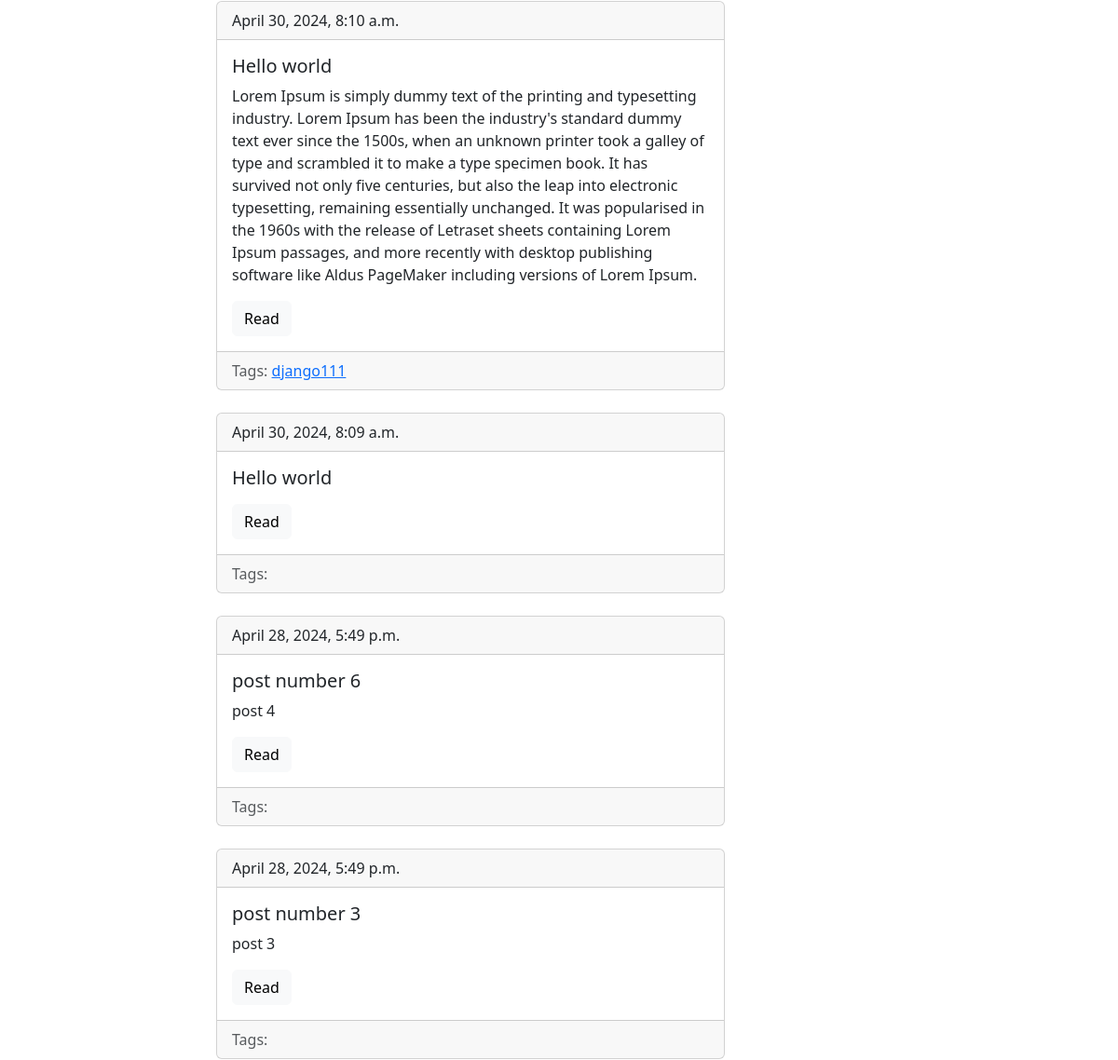
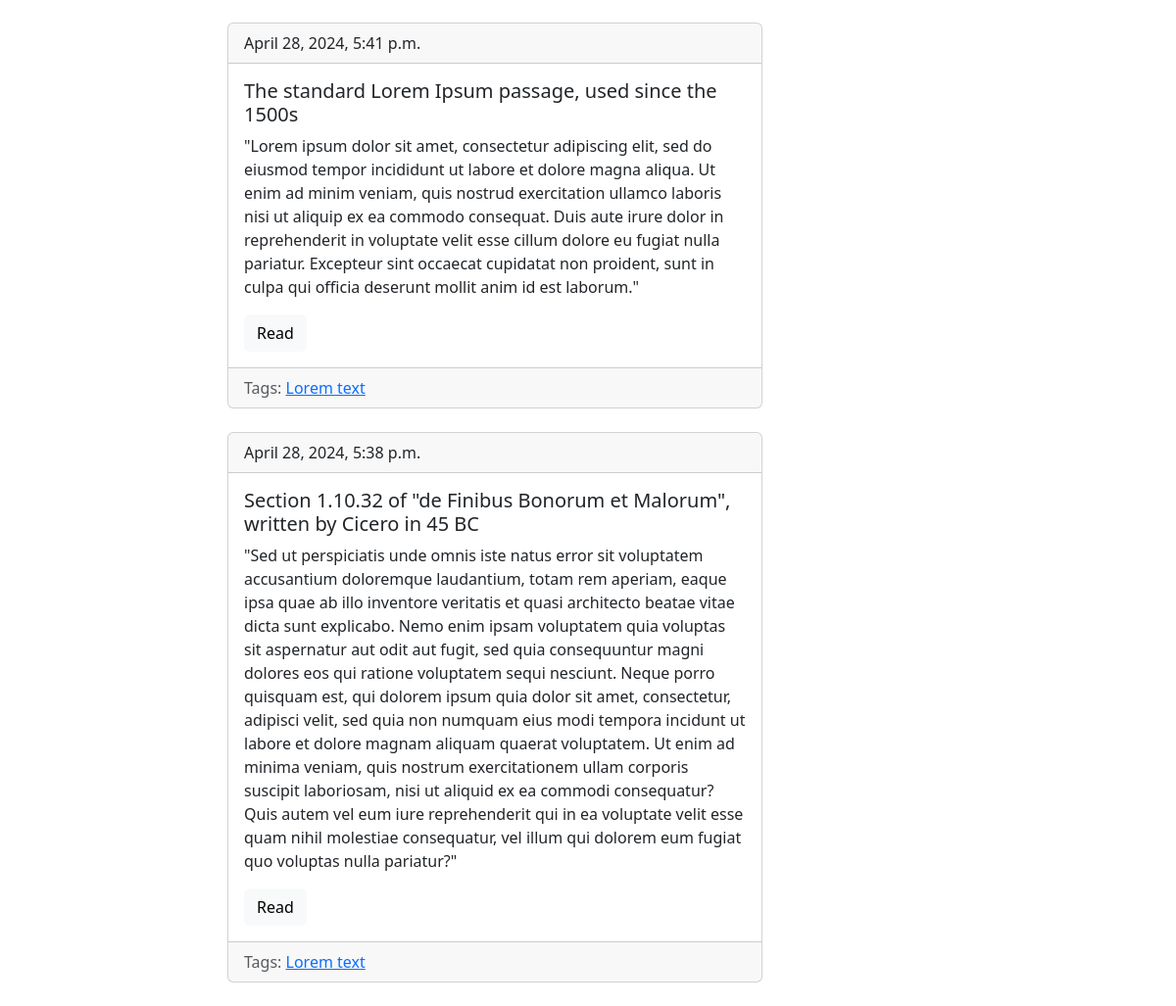
The page /blog/ (lower part) on the database as committed earlier (2 pictures, top to bottom).
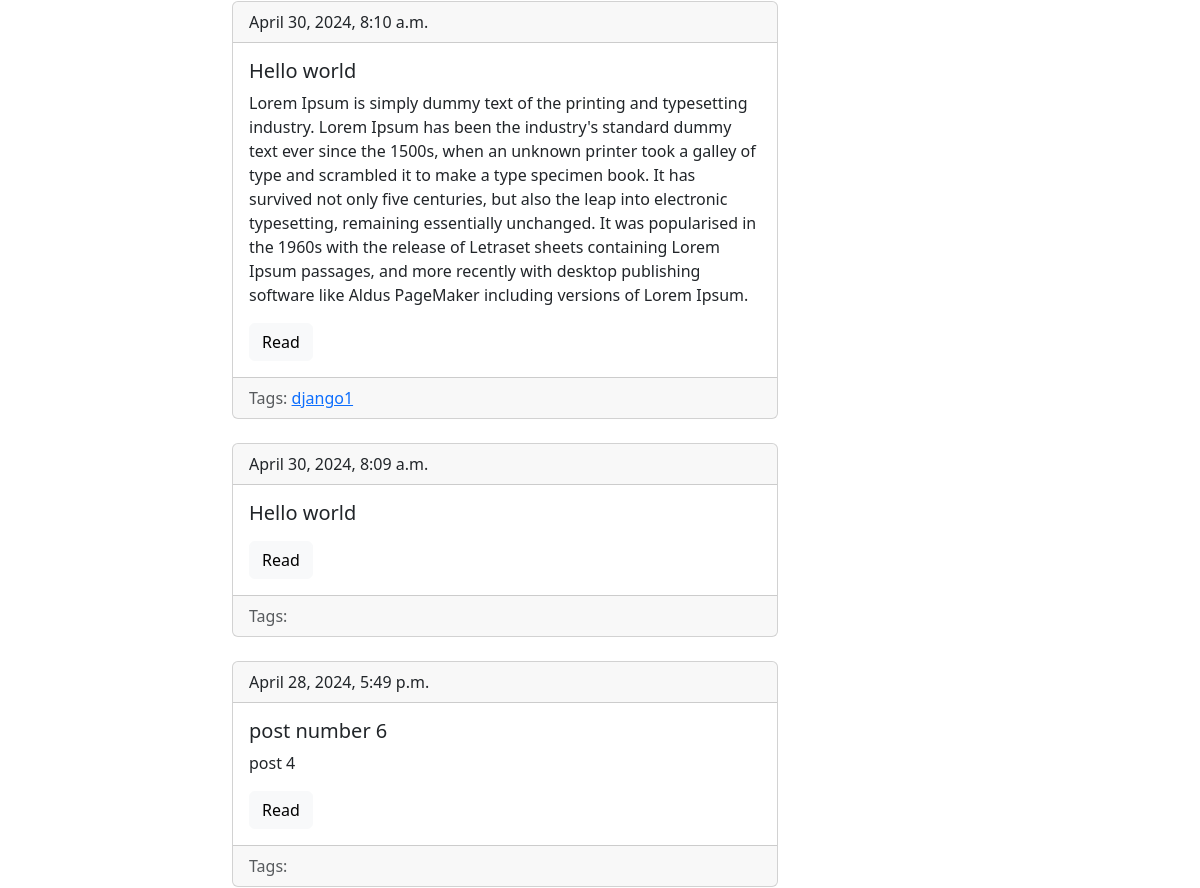
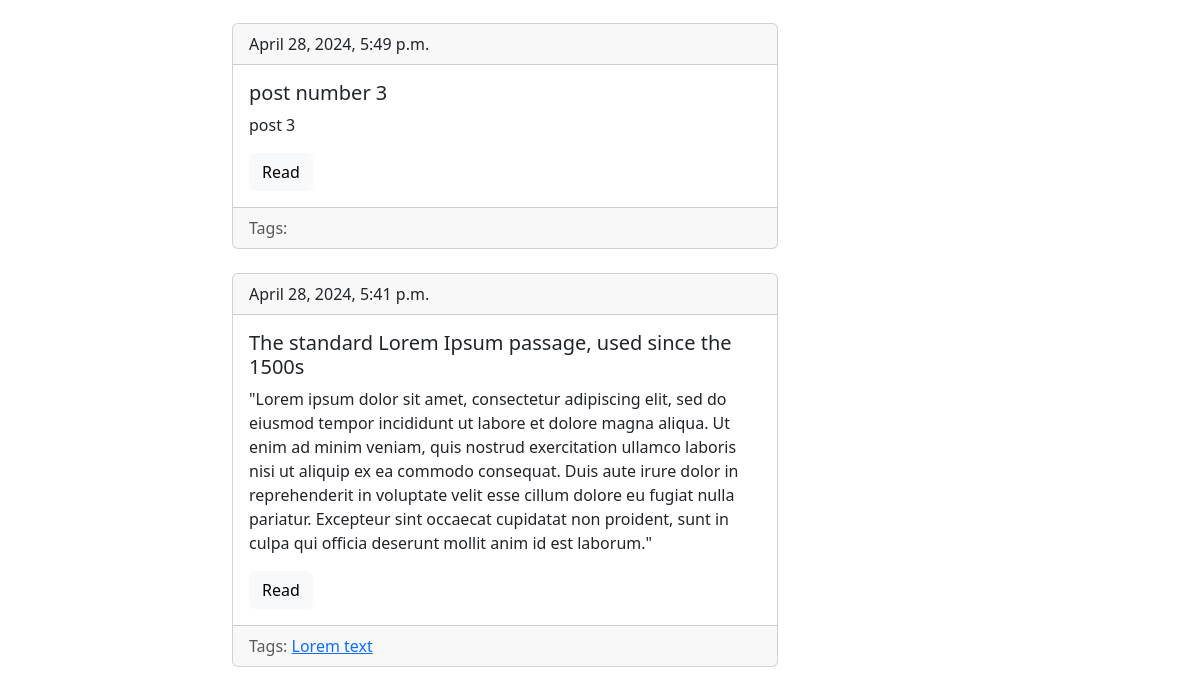
The same page on the database as committed later (2 pictures, top to bottom).
### blog/models.py (models this page shows, shortened)
class Post(models.Model):
     title = models.CharField(max_length = 150, db_index = True)
     slug = models.SlugField(max_length = 150, blank=True, unique = True)
     bodu = models.TextField(blank = True, db_index = True)
     date_pub = models.DateTimeField(auto_now_add = True)
     tags = models.ManyToManyField('Tag', blank=True, related_name='posts')
     def get_absolute_url(self):
         return reverse("post_detail_url", kwargs={'slug':self.slug})
     class Meta:
          ordering = ['-date_pub']

class Tag(models.Model):
     title = models.CharField(max_length=50)
     slug = models.SlugField(max_length=50, blank=True ,  unique = True)
     def get_absolute_url(self):
          return reverse('tag_detail_url', kwargs = {'slug':self.slug})
     class Meta:
          ordering = ['title']

### blog/views.py (the view)
# urls.py: path('', posts_list, name = 'posts_list_url'),
def posts_list(request):
    search_query = request.GET.get('search',' ')
    if search_query:
        posts = Post.objects.filter(Q(title__icontains = search_query) | Q(bodu__icontains = search_query))
    else:
        posts = Post.objects.all()
    posts_page = 10
    paginator = Paginator(posts,posts_page)
    page_number = request.GET.get('page',1)
    page = paginator.get_page(page_number)
    ispaginated = page.has_other_pages()
    if page.has_previous():
        prev_url = '?=page{}'.format(page.previous_page_number())
    else:
        prev_url = ''
    if page.has_next():
        next_url = '?page={}'.format(page.next_page_number())
    else:
        next_url = ''
    context ={
        'page_object':page,
        'ispaginated': ispaginated,
        'next_url':next_url,
        'prev_url': prev_url
    }
    return render(request, 'blog/index.html' ,context = context)

### blog/templates/blog/index.html (shortened to what this page needs)
{%extends 'blog/base_blog.html'%}
{%block content %}
    {% for post in page_object.object_list %}
    {% include 'blog/includes/post_cardTempletes.html'%}
    {% endfor %}
{% endblock %}

### blog/templates/blog/includes/post_cardTempletes.html
<div class="card">
    <div class="card-header">{{post.date_pub}}</div>
    <div class="card-body">
      <h5 class="card-title">{{post.title}}</h5>
      <p class="card-text">{{post.bodu}}</p>
      <a href="{{post.get_absolute_url}}" class="btn btn-light">Read</a>
    </div>
    <div class="card-footer text-body-secondary">
       Tags:
       {%for tag in post.tags.all%}
        <a href = "{{tag.get_absolute_url}}">{{tag.title}}</a>
       {%endfor%}
      </div>
  </div>
  <br />

Rows that differ between the two databases and show on the page:
removed Post: date_pub "April 28, 2024, 5:38 p.m.", title "Section 1.10.32 of \"de Finibus Bonorum et Malorum\", written by Cicero in 45 BC", bodu "\"Sed ut perspiciatis unde omnis iste natus error sit voluptatem accusantium doloremque laudantium, totam rem aperiam, eaque ipsa quae ab illo inventore veritatis et quasi architecto beatae vitae dicta sunt explicabo. Nemo enim ipsam voluptatem quia voluptas sit aspernatur aut odit aut fugit, sed quia consequuntur magni dolores eos qui ratione voluptatem sequi nesciunt. Neque porro quisquam est, qui dolorem ipsum quia dolor sit amet, consectetur, adipisci velit, sed quia non numquam eius modi tempora incidunt ut labore et dolore magnam aliquam quaerat voluptatem. Ut enim ad minima veniam, quis nostrum exercitationem ullam corporis suscipit laboriosam, nisi ut aliquid ex ea commodi…", Tag (title "Lorem text")
changed Tag: title "django111" → "django1"
